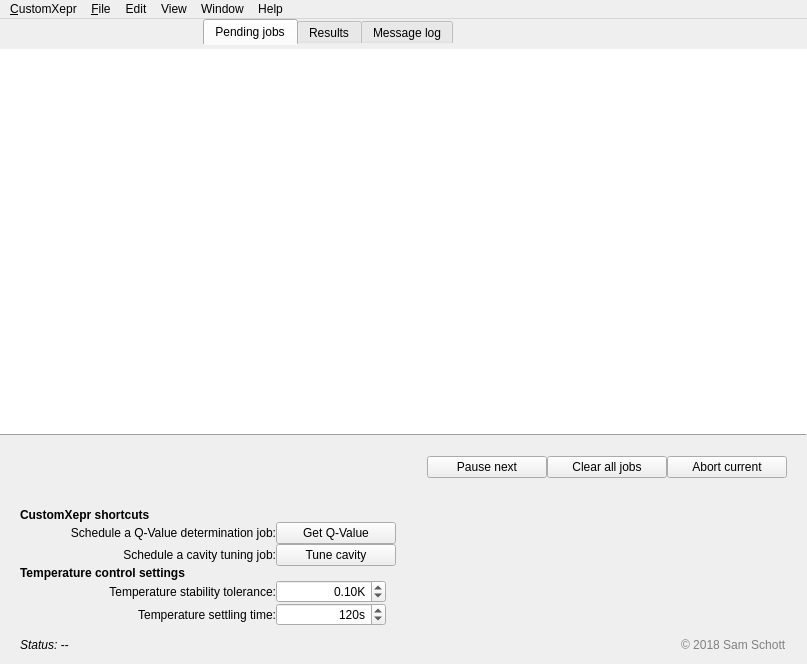
<?xml version="1.0" encoding="UTF-8"?>
<ui version="4.0">
 <class>MainWindow</class>
 <widget class="QMainWindow" name="MainWindow">
  <property name="geometry">
   <rect>
    <x>0</x>
    <y>0</y>
    <width>807</width>
    <height>664</height>
   </rect>
  </property>
  <property name="palette">
   <palette>
    <active>
     <colorrole role="AlternateBase">
      <brush brushstyle="SolidPattern">
       <color alpha="255">
        <red>241</red>
        <green>243</green>
        <blue>243</blue>
       </color>
      </brush>
     </colorrole>
    </active>
    <inactive>
     <colorrole role="AlternateBase">
      <brush brushstyle="SolidPattern">
       <color alpha="255">
        <red>241</red>
        <green>243</green>
        <blue>243</blue>
       </color>
      </brush>
     </colorrole>
    </inactive>
    <disabled>
     <colorrole role="AlternateBase">
      <brush brushstyle="SolidPattern">
       <color alpha="255">
        <red>241</red>
        <green>243</green>
        <blue>243</blue>
       </color>
      </brush>
     </colorrole>
    </disabled>
   </palette>
  </property>
  <property name="windowTitle">
   <string>CustomXepr</string>
  </property>
  <property name="unifiedTitleAndToolBarOnMac">
   <bool>true</bool>
  </property>
  <widget class="QWidget" name="centralwidget">
   <layout class="QGridLayout" name="gridLayout">
    <property name="leftMargin">
     <number>0</number>
    </property>
    <property name="topMargin">
     <number>0</number>
    </property>
    <property name="rightMargin">
     <number>0</number>
    </property>
    <property name="bottomMargin">
     <number>12</number>
    </property>
    <property name="verticalSpacing">
     <number>0</number>
    </property>
    <item row="3" column="0" rowspan="3" colspan="4">
     <layout class="QGridLayout" name="gridLayout_8">
      <property name="leftMargin">
       <number>20</number>
      </property>
      <property name="rightMargin">
       <number>20</number>
      </property>
      <item row="0" column="0">
       <widget class="QLabel" name="statusField">
        <property name="font">
         <font>
          <italic>true</italic>
         </font>
        </property>
        <property name="text">
         <string>Status: --</string>
        </property>
       </widget>
      </item>
      <item row="0" column="1" alignment="Qt::AlignRight">
       <widget class="QLabel" name="labelCopyRight">
        <property name="styleSheet">
         <string notr="true">color: grey</string>
        </property>
        <property name="text">
         <string>© 2018 Sam Schott</string>
        </property>
       </widget>
      </item>
     </layout>
    </item>
    <item row="1" column="0" colspan="4">
     <widget class="QStackedWidget" name="stackedWidget">
      <property name="currentIndex">
       <number>0</number>
      </property>
      <widget class="QWidget" name="page">
       <layout class="QGridLayout" name="gridLayout_2">
        <property name="leftMargin">
         <number>0</number>
        </property>
        <property name="topMargin">
         <number>0</number>
        </property>
        <property name="rightMargin">
         <number>0</number>
        </property>
        <property name="bottomMargin">
         <number>12</number>
        </property>
        <property name="verticalSpacing">
         <number>0</number>
        </property>
        <item row="0" column="0" colspan="2">
         <widget class="QTreeView" name="jobQueueDisplay">
          <property name="frameShape">
           <enum>QFrame::NoFrame</enum>
          </property>
          <property name="editTriggers">
           <set>QAbstractItemView::NoEditTriggers</set>
          </property>
          <property name="alternatingRowColors">
           <bool>true</bool>
          </property>
          <property name="selectionMode">
           <enum>QAbstractItemView::ExtendedSelection</enum>
          </property>
          <property name="indentation">
           <number>0</number>
          </property>
          <property name="uniformRowHeights">
           <bool>true</bool>
          </property>
         </widget>
        </item>
        <item row="3" column="0" colspan="2">
         <layout class="QGridLayout" name="gridLayout_12">
          <property name="leftMargin">
           <number>20</number>
          </property>
          <property name="topMargin">
           <number>20</number>
          </property>
          <property name="rightMargin">
           <number>20</number>
          </property>
          <property name="bottomMargin">
           <number>30</number>
          </property>
          <item row="0" column="0">
           <spacer name="horizontalSpacer_2">
            <property name="orientation">
             <enum>Qt::Horizontal</enum>
            </property>
            <property name="sizeHint" stdset="0">
             <size>
              <width>40</width>
              <height>20</height>
             </size>
            </property>
           </spacer>
          </item>
          <item row="0" column="1">
           <widget class="QPushButton" name="pauseButton">
            <property name="minimumSize">
             <size>
              <width>120</width>
              <height>0</height>
             </size>
            </property>
            <property name="maximumSize">
             <size>
              <width>120</width>
              <height>16777215</height>
             </size>
            </property>
            <property name="toolTip">
             <string>&lt;html&gt;&lt;head/&gt;&lt;body&gt;&lt;p&gt;Pause after the current job has been executed. &lt;/p&gt;&lt;/body&gt;&lt;/html&gt;</string>
            </property>
            <property name="text">
             <string>Pause next</string>
            </property>
           </widget>
          </item>
          <item row="0" column="3">
           <widget class="QPushButton" name="abortButton">
            <property name="minimumSize">
             <size>
              <width>120</width>
              <height>0</height>
             </size>
            </property>
            <property name="maximumSize">
             <size>
              <width>120</width>
              <height>16777215</height>
             </size>
            </property>
            <property name="toolTip">
             <string>&lt;html&gt;&lt;head/&gt;&lt;body&gt;&lt;p&gt;Abort the current job, move on to the next.&lt;/p&gt;&lt;/body&gt;&lt;/html&gt;</string>
            </property>
            <property name="text">
             <string>Abort current</string>
            </property>
           </widget>
          </item>
          <item row="0" column="2">
           <widget class="QPushButton" name="clearButton">
            <property name="minimumSize">
             <size>
              <width>120</width>
              <height>0</height>
             </size>
            </property>
            <property name="maximumSize">
             <size>
              <width>120</width>
              <height>16777215</height>
             </size>
            </property>
            <property name="toolTip">
             <string>&lt;html&gt;&lt;head/&gt;&lt;body&gt;&lt;p&gt;Clear all pending jobs.&lt;/p&gt;&lt;/body&gt;&lt;/html&gt;</string>
            </property>
            <property name="text">
             <string>Clear all jobs</string>
            </property>
           </widget>
          </item>
         </layout>
        </item>
        <item row="2" column="0" colspan="2">
         <widget class="Line" name="line">
          <property name="frameShadow">
           <enum>QFrame::Raised</enum>
          </property>
          <property name="orientation">
           <enum>Qt::Horizontal</enum>
          </property>
         </widget>
        </item>
        <item row="5" column="0" rowspan="3" colspan="2">
         <layout class="QGridLayout" name="gridLayout_11" columnstretch="1,2">
          <property name="leftMargin">
           <number>20</number>
          </property>
          <property name="rightMargin">
           <number>20</number>
          </property>
          <item row="4" column="0">
           <widget class="QLabel" name="labelT_tolerance">
            <property name="sizePolicy">
             <sizepolicy hsizetype="Expanding" vsizetype="Preferred">
              <horstretch>0</horstretch>
              <verstretch>0</verstretch>
             </sizepolicy>
            </property>
            <property name="toolTip">
             <string>&lt;html&gt;&lt;head/&gt;&lt;body&gt;&lt;p&gt;Maximum fluctuations allowed for the temperature to be considered stable.&lt;/p&gt;&lt;/body&gt;&lt;/html&gt;</string>
            </property>
            <property name="text">
             <string>Temperature stability tolerance:</string>
            </property>
            <property name="alignment">
             <set>Qt::AlignRight|Qt::AlignTrailing|Qt::AlignVCenter</set>
            </property>
           </widget>
          </item>
          <item row="5" column="0">
           <widget class="QLabel" name="labelT_settling">
            <property name="sizePolicy">
             <sizepolicy hsizetype="Expanding" vsizetype="Preferred">
              <horstretch>0</horstretch>
              <verstretch>0</verstretch>
             </sizepolicy>
            </property>
            <property name="toolTip">
             <string>&lt;html&gt;&lt;head/&gt;&lt;body&gt;&lt;p&gt;Settling time for the temperature after fluctuations are within the tolerance.&lt;/p&gt;&lt;/body&gt;&lt;/html&gt;</string>
            </property>
            <property name="text">
             <string>Temperature settling time:</string>
            </property>
            <property name="alignment">
             <set>Qt::AlignRight|Qt::AlignTrailing|Qt::AlignVCenter</set>
            </property>
           </widget>
          </item>
          <item row="5" column="1" alignment="Qt::AlignLeft">
           <widget class="ScienDSpinBox" name="lineEditT_settling">
            <property name="minimumSize">
             <size>
              <width>110</width>
              <height>0</height>
             </size>
            </property>
            <property name="maximumSize">
             <size>
              <width>110</width>
              <height>16777215</height>
             </size>
            </property>
            <property name="toolTip">
             <string>&lt;html&gt;&lt;head/&gt;&lt;body&gt;&lt;p&gt;Settling time for the temperature after fluctuations are within the tolerance.&lt;/p&gt;&lt;/body&gt;&lt;/html&gt;</string>
            </property>
            <property name="alignment">
             <set>Qt::AlignRight|Qt::AlignTrailing|Qt::AlignVCenter</set>
            </property>
            <property name="suffix">
             <string>s</string>
            </property>
            <property name="decimals">
             <number>0</number>
            </property>
            <property name="maximum">
             <double>99999.000000000000000</double>
            </property>
            <property name="value">
             <double>120.000000000000000</double>
            </property>
           </widget>
          </item>
          <item row="1" column="0">
           <widget class="QLabel" name="label_3">
            <property name="text">
             <string>Schedule a Q-Value determination job:</string>
            </property>
            <property name="alignment">
             <set>Qt::AlignRight|Qt::AlignTrailing|Qt::AlignVCenter</set>
            </property>
           </widget>
          </item>
          <item row="4" column="1" alignment="Qt::AlignLeft">
           <widget class="ScienDSpinBox" name="lineEditT_tolerance">
            <property name="minimumSize">
             <size>
              <width>110</width>
              <height>0</height>
             </size>
            </property>
            <property name="maximumSize">
             <size>
              <width>110</width>
              <height>16777215</height>
             </size>
            </property>
            <property name="toolTip">
             <string>&lt;html&gt;&lt;head/&gt;&lt;body&gt;&lt;p&gt;Maximum fluctuations allowed for the temperature to be considered stable.&lt;/p&gt;&lt;/body&gt;&lt;/html&gt;</string>
            </property>
            <property name="alignment">
             <set>Qt::AlignRight|Qt::AlignTrailing|Qt::AlignVCenter</set>
            </property>
            <property name="suffix">
             <string>K</string>
            </property>
            <property name="value">
             <double>0.100000000000000</double>
            </property>
           </widget>
          </item>
          <item row="2" column="0">
           <widget class="QLabel" name="label_4">
            <property name="text">
             <string>Schedule a cavity tuning job:</string>
            </property>
            <property name="alignment">
             <set>Qt::AlignRight|Qt::AlignTrailing|Qt::AlignVCenter</set>
            </property>
           </widget>
          </item>
          <item row="0" column="0" colspan="2">
           <widget class="QLabel" name="labelCustomXeprControl">
            <property name="font">
             <font>
              <weight>75</weight>
              <bold>true</bold>
             </font>
            </property>
            <property name="text">
             <string>CustomXepr shortcuts</string>
            </property>
           </widget>
          </item>
          <item row="3" column="0" colspan="2">
           <widget class="QLabel" name="labelTempControl">
            <property name="font">
             <font>
              <weight>75</weight>
              <bold>true</bold>
             </font>
            </property>
            <property name="text">
             <string>Temperature control settings</string>
            </property>
           </widget>
          </item>
          <item row="1" column="1" alignment="Qt::AlignLeft">
           <widget class="QPushButton" name="qValueButton">
            <property name="minimumSize">
             <size>
              <width>120</width>
              <height>0</height>
             </size>
            </property>
            <property name="maximumSize">
             <size>
              <width>120</width>
              <height>16777215</height>
             </size>
            </property>
            <property name="text">
             <string>Get Q-Value</string>
            </property>
           </widget>
          </item>
          <item row="2" column="1" alignment="Qt::AlignLeft">
           <widget class="QPushButton" name="tuneButton">
            <property name="minimumSize">
             <size>
              <width>120</width>
              <height>0</height>
             </size>
            </property>
            <property name="maximumSize">
             <size>
              <width>120</width>
              <height>16777215</height>
             </size>
            </property>
            <property name="text">
             <string>Tune cavity</string>
            </property>
           </widget>
          </item>
         </layout>
        </item>
       </layout>
      </widget>
      <widget class="QWidget" name="page_2">
       <layout class="QGridLayout" name="gridLayout_3">
        <property name="leftMargin">
         <number>0</number>
        </property>
        <property name="topMargin">
         <number>0</number>
        </property>
        <property name="rightMargin">
         <number>0</number>
        </property>
        <property name="verticalSpacing">
         <number>0</number>
        </property>
        <item row="2" column="0">
         <widget class="Line" name="line_3">
          <property name="frameShadow">
           <enum>QFrame::Raised</enum>
          </property>
          <property name="orientation">
           <enum>Qt::Horizontal</enum>
          </property>
         </widget>
        </item>
        <item row="0" column="0">
         <widget class="QTreeView" name="resultQueueDisplay">
          <property name="frameShape">
           <enum>QFrame::NoFrame</enum>
          </property>
          <property name="editTriggers">
           <set>QAbstractItemView::NoEditTriggers</set>
          </property>
          <property name="alternatingRowColors">
           <bool>true</bool>
          </property>
          <property name="selectionMode">
           <enum>QAbstractItemView::ExtendedSelection</enum>
          </property>
          <property name="uniformRowHeights">
           <bool>true</bool>
          </property>
         </widget>
        </item>
        <item row="6" column="0">
         <layout class="QGridLayout" name="gridLayout_10">
          <property name="leftMargin">
           <number>20</number>
          </property>
          <property name="topMargin">
           <number>20</number>
          </property>
          <property name="rightMargin">
           <number>20</number>
          </property>
          <property name="bottomMargin">
           <number>20</number>
          </property>
          <item row="0" column="0">
           <widget class="QCheckBox" name="plotCheckBox">
            <property name="text">
             <string>Plot results automatically</string>
            </property>
            <property name="checked">
             <bool>true</bool>
            </property>
           </widget>
          </item>
         </layout>
        </item>
       </layout>
      </widget>
      <widget class="QWidget" name="page_3">
       <layout class="QGridLayout" name="gridLayout_7">
        <property name="leftMargin">
         <number>0</number>
        </property>
        <property name="topMargin">
         <number>0</number>
        </property>
        <property name="rightMargin">
         <number>0</number>
        </property>
        <property name="verticalSpacing">
         <number>0</number>
        </property>
        <item row="5" column="0" colspan="2">
         <layout class="QGridLayout" name="gridLayout_9" columnstretch="1,2">
          <property name="leftMargin">
           <number>20</number>
          </property>
          <property name="topMargin">
           <number>20</number>
          </property>
          <property name="rightMargin">
           <number>20</number>
          </property>
          <property name="bottomMargin">
           <number>20</number>
          </property>
          <item row="1" column="1" alignment="Qt::AlignLeft">
           <widget class="QLineEdit" name="lineEditEmailList">
            <property name="sizePolicy">
             <sizepolicy hsizetype="Preferred" vsizetype="Fixed">
              <horstretch>0</horstretch>
              <verstretch>0</verstretch>
             </sizepolicy>
            </property>
            <property name="minimumSize">
             <size>
              <width>300</width>
              <height>0</height>
             </size>
            </property>
            <property name="maximumSize">
             <size>
              <width>300</width>
              <height>16777215</height>
             </size>
            </property>
            <property name="toolTip">
             <string>&lt;html&gt;&lt;head/&gt;&lt;body&gt;&lt;p&gt;Comma seperated list of addresses that notification emails will be sent to.&lt;/p&gt;&lt;/body&gt;&lt;/html&gt;</string>
            </property>
           </widget>
          </item>
          <item row="2" column="1">
           <widget class="QRadioButton" name="radioButtonErrorMail">
            <property name="text">
             <string>Errors</string>
            </property>
            <attribute name="buttonGroup">
             <string notr="true">bG</string>
            </attribute>
           </widget>
          </item>
          <item row="4" column="1">
           <widget class="QRadioButton" name="radioButtonInfoMail">
            <property name="text">
             <string>Infos</string>
            </property>
            <attribute name="buttonGroup">
             <string notr="true">bG</string>
            </attribute>
           </widget>
          </item>
          <item row="3" column="1">
           <widget class="QRadioButton" name="radioButtonWarningMail">
            <property name="text">
             <string>Warnings (default)</string>
            </property>
            <property name="checked">
             <bool>true</bool>
            </property>
            <attribute name="buttonGroup">
             <string notr="true">bG</string>
            </attribute>
           </widget>
          </item>
          <item row="5" column="1">
           <widget class="QRadioButton" name="radioButtonNoMail">
            <property name="text">
             <string>Silent</string>
            </property>
            <attribute name="buttonGroup">
             <string notr="true">bG</string>
            </attribute>
           </widget>
          </item>
          <item row="1" column="0">
           <widget class="QLabel" name="label">
            <property name="text">
             <string>Email addresses:</string>
            </property>
            <property name="alignment">
             <set>Qt::AlignRight|Qt::AlignTrailing|Qt::AlignVCenter</set>
            </property>
           </widget>
          </item>
          <item row="0" column="0" colspan="2">
           <widget class="QLabel" name="labelEmailSettings">
            <property name="sizePolicy">
             <sizepolicy hsizetype="Preferred" vsizetype="Preferred">
              <horstretch>0</horstretch>
              <verstretch>0</verstretch>
             </sizepolicy>
            </property>
            <property name="font">
             <font>
              <weight>75</weight>
              <bold>true</bold>
             </font>
            </property>
            <property name="text">
             <string>Email notifications settings</string>
            </property>
           </widget>
          </item>
          <item row="2" column="0" rowspan="4">
           <widget class="QLabel" name="label_2">
            <property name="text">
             <string>Notification level:</string>
            </property>
            <property name="alignment">
             <set>Qt::AlignRight|Qt::AlignTop|Qt::AlignTrailing</set>
            </property>
           </widget>
          </item>
         </layout>
        </item>
        <item row="4" column="0" colspan="2">
         <widget class="Line" name="line_2">
          <property name="frameShadow">
           <enum>QFrame::Raised</enum>
          </property>
          <property name="orientation">
           <enum>Qt::Horizontal</enum>
          </property>
         </widget>
        </item>
        <item row="2" column="0" colspan="2">
         <widget class="QTreeView" name="messageLogDisplay">
          <property name="frameShape">
           <enum>QFrame::NoFrame</enum>
          </property>
          <property name="editTriggers">
           <set>QAbstractItemView::NoEditTriggers</set>
          </property>
          <property name="alternatingRowColors">
           <bool>true</bool>
          </property>
          <property name="selectionMode">
           <enum>QAbstractItemView::ExtendedSelection</enum>
          </property>
          <property name="uniformRowHeights">
           <bool>true</bool>
          </property>
         </widget>
        </item>
       </layout>
      </widget>
     </widget>
    </item>
    <item row="0" column="1" colspan="2">
     <widget class="QTabWidget" name="tabWidget">
      <property name="maximumSize">
       <size>
        <width>16777215</width>
        <height>30</height>
       </size>
      </property>
      <property name="styleSheet">
       <string notr="true">QTabWidget::tab-bar
{
	alignment: center;
} 

QTabWidget::pane
{
    border-top: transparent;
    background-color: transparent;
}
</string>
      </property>
      <property name="currentIndex">
       <number>0</number>
      </property>
      <widget class="QWidget" name="tab">
       <attribute name="title">
        <string>Pending jobs</string>
       </attribute>
       <layout class="QGridLayout" name="gridLayout_4">
        <property name="leftMargin">
         <number>0</number>
        </property>
        <property name="rightMargin">
         <number>0</number>
        </property>
        <property name="horizontalSpacing">
         <number>-1</number>
        </property>
       </layout>
      </widget>
      <widget class="QWidget" name="tab_2">
       <attribute name="title">
        <string>Results</string>
       </attribute>
       <layout class="QGridLayout" name="gridLayout_6">
        <property name="leftMargin">
         <number>0</number>
        </property>
        <property name="rightMargin">
         <number>0</number>
        </property>
       </layout>
      </widget>
      <widget class="QWidget" name="tab_3">
       <attribute name="title">
        <string>Message log</string>
       </attribute>
       <layout class="QGridLayout" name="gridLayout_5">
        <property name="leftMargin">
         <number>0</number>
        </property>
        <property name="rightMargin">
         <number>0</number>
        </property>
       </layout>
      </widget>
     </widget>
    </item>
   </layout>
  </widget>
  <widget class="QMenuBar" name="menubar">
   <property name="geometry">
    <rect>
     <x>0</x>
     <y>0</y>
     <width>807</width>
     <height>22</height>
    </rect>
   </property>
   <widget class="QMenu" name="menu_CustomXepr">
    <property name="geometry">
     <rect>
      <x>194</x>
      <y>131</y>
      <width>168</width>
      <height>96</height>
     </rect>
    </property>
    <property name="title">
     <string>&amp;CustomXepr</string>
    </property>
    <addaction name="action_About"/>
    <addaction name="separator"/>
    <addaction name="action_Exit"/>
   </widget>
   <widget class="QMenu" name="menu_Files">
    <property name="title">
     <string>&amp;File</string>
    </property>
    <addaction name="actionShow_log_files"/>
   </widget>
   <widget class="QMenu" name="menuView">
    <property name="title">
     <string>View</string>
    </property>
   </widget>
   <widget class="QMenu" name="menuEdit">
    <property name="title">
     <string>Edit</string>
    </property>
    <addaction name="actionCut"/>
    <addaction name="actionCopy"/>
    <addaction name="actionPaste"/>
    <addaction name="actionSelect_All"/>
   </widget>
   <widget class="QMenu" name="menuWindow">
    <property name="title">
     <string>Window</string>
    </property>
    <addaction name="actionMinimize"/>
    <addaction name="actionZoom"/>
    <addaction name="separator"/>
   </widget>
   <widget class="QMenu" name="menuHelp">
    <property name="title">
     <string>Help</string>
    </property>
    <addaction name="actionCustomXepr_Help"/>
    <addaction name="separator"/>
    <addaction name="actionXeprAPI_Help"/>
   </widget>
   <addaction name="menu_CustomXepr"/>
   <addaction name="menu_Files"/>
   <addaction name="menuEdit"/>
   <addaction name="menuView"/>
   <addaction name="menuWindow"/>
   <addaction name="menuHelp"/>
  </widget>
  <action name="action_About">
   <property name="text">
    <string>&amp;About CustomXepr...</string>
   </property>
   <property name="menuRole">
    <enum>QAction::NoRole</enum>
   </property>
  </action>
  <action name="action_Exit">
   <property name="text">
    <string>&amp;Quit CustomXepr</string>
   </property>
   <property name="menuRole">
    <enum>QAction::NoRole</enum>
   </property>
  </action>
  <action name="actionShow_log_files">
   <property name="text">
    <string>Show log files</string>
   </property>
  </action>
  <action name="actionMinimize">
   <property name="text">
    <string>Minimize</string>
   </property>
   <property name="shortcut">
    <string>Ctrl+M</string>
   </property>
  </action>
  <action name="actionZoom">
   <property name="text">
    <string>Zoom</string>
   </property>
   <property name="shortcut">
    <string>Meta+Ctrl+Z</string>
   </property>
  </action>
  <action name="actionBring_all_to_front">
   <property name="text">
    <string>Bring all to front</string>
   </property>
  </action>
  <action name="actionCopy">
   <property name="text">
    <string>Copy</string>
   </property>
   <property name="shortcut">
    <string>Ctrl+C</string>
   </property>
  </action>
  <action name="actionPaste">
   <property name="text">
    <string>Paste</string>
   </property>
   <property name="shortcut">
    <string>Ctrl+V</string>
   </property>
  </action>
  <action name="actionCut">
   <property name="text">
    <string>Cut</string>
   </property>
   <property name="shortcut">
    <string>Ctrl+X</string>
   </property>
  </action>
  <action name="actionSelect_All">
   <property name="text">
    <string>Select All</string>
   </property>
   <property name="shortcut">
    <string>Ctrl+A</string>
   </property>
  </action>
  <action name="actionEnter_Full_Screen">
   <property name="text">
    <string>Enter Full Screen</string>
   </property>
  </action>
  <action name="actiontest">
   <property name="text">
    <string>test</string>
   </property>
  </action>
  <action name="actionPython_XeprAPI_Help">
   <property name="text">
    <string>Python XeprAPI Help</string>
   </property>
  </action>
  <action name="actionXeprAPI_Help">
   <property name="text">
    <string>XeprAPI Help</string>
   </property>
  </action>
  <action name="actionCustomXepr_Help">
   <property name="text">
    <string>CustomXepr Help</string>
   </property>
  </action>
 </widget>
 <customwidgets>
  <customwidget>
   <class>ScienDSpinBox</class>
   <extends>QDoubleSpinBox</extends>
   <header>customxepr.utils.scientific_spinbox.h</header>
  </customwidget>
 </customwidgets>
 <tabstops>
  <tabstop>tabWidget</tabstop>
  <tabstop>jobQueueDisplay</tabstop>
  <tabstop>pauseButton</tabstop>
  <tabstop>clearButton</tabstop>
  <tabstop>abortButton</tabstop>
  <tabstop>qValueButton</tabstop>
  <tabstop>tuneButton</tabstop>
  <tabstop>lineEditT_tolerance</tabstop>
  <tabstop>lineEditT_settling</tabstop>
  <tabstop>resultQueueDisplay</tabstop>
  <tabstop>messageLogDisplay</tabstop>
  <tabstop>lineEditEmailList</tabstop>
  <tabstop>radioButtonErrorMail</tabstop>
  <tabstop>radioButtonWarningMail</tabstop>
  <tabstop>radioButtonInfoMail</tabstop>
  <tabstop>radioButtonNoMail</tabstop>
 </tabstops>
 <resources/>
 <connections>
  <connection>
   <sender>tabWidget</sender>
   <signal>currentChanged(int)</signal>
   <receiver>stackedWidget</receiver>
   <slot>setCurrentIndex(int)</slot>
   <hints>
    <hint type="sourcelabel">
     <x>321</x>
     <y>48</y>
    </hint>
    <hint type="destinationlabel">
     <x>321</x>
     <y>326</y>
    </hint>
   </hints>
  </connection>
  <connection>
   <sender>actionMinimize</sender>
   <signal>triggered()</signal>
   <receiver>MainWindow</receiver>
   <slot>showMinimized()</slot>
   <hints>
    <hint type="sourcelabel">
     <x>-1</x>
     <y>-1</y>
    </hint>
    <hint type="destinationlabel">
     <x>403</x>
     <y>331</y>
    </hint>
   </hints>
  </connection>
  <connection>
   <sender>actionZoom</sender>
   <signal>triggered()</signal>
   <receiver>MainWindow</receiver>
   <slot>showMaximized()</slot>
   <hints>
    <hint type="sourcelabel">
     <x>-1</x>
     <y>-1</y>
    </hint>
    <hint type="destinationlabel">
     <x>403</x>
     <y>331</y>
    </hint>
   </hints>
  </connection>
 </connections>
 <buttongroups>
  <buttongroup name="bG"/>
 </buttongroups>
</ui>
